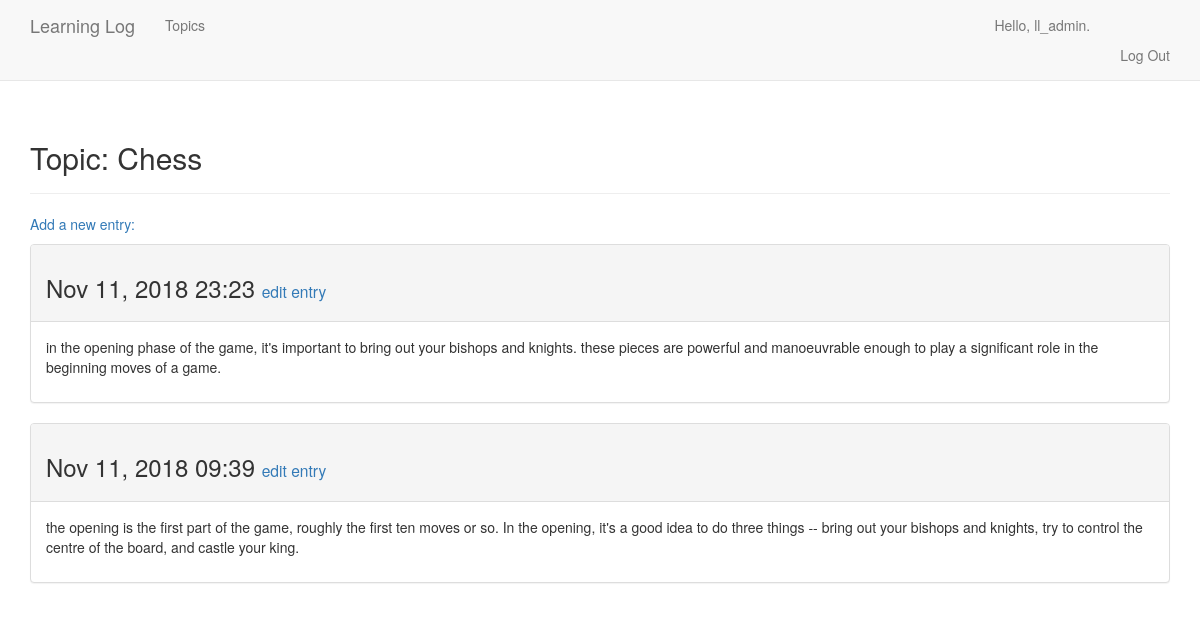
The page /topics/1/ (signed in) on the database its author committed.
### learning_logs/models.py (models this page shows, shortened)
class Topic(models.Model):
    text = models.CharField(max_length=200)
    date_added = models.DateTimeField(auto_now_add=True)
    owner = models.ForeignKey(User, on_delete=models.DO_NOTHING)
    def __str__(self):
        return self.text

class Entry(models.Model):
    topic = models.ForeignKey(Topic, on_delete = models.DO_NOTHING)
    text = models.TextField()
    date_added = models.DateTimeField(auto_now_add=True)
    class Meta:
        verbose_name_plural = 'entries'

### learning_logs/views.py (the view)
# urls.py: re_path(r'^topics/(?P<topic_id>\d+)/$', views.topic, name ='topic'),
@login_required
def topic(request, topic_id):
    topic = Topic.objects.get(id=topic_id)
    if topic.owner != request.user:
        raise Http404
    entries = topic.entry_set.order_by('-date_added')
    context = {'topic': topic, 'entries': entries}
    return render(request, 'learning_logs/topic.html', context)

### learning_logs/templates/learning_logs/topic.html (shortened to what this page needs)
{% extends "learning_logs/base.html" %}
  {% block header %}
  <h2>Topic: {{topic}}</h2> {% endblock header %} {% block content %}
  <p>
    <a href="{% url 'learning_logs:new_entry' topic.id %}"> Add a new entry: </a>
  </p>
  {% for entry in entries %}
  <div class="panel panel-default">
    <div class="panel-heading">
      <h3>
          {{entry.date_added|date:'M d, Y H:i'}}
          <small>
            <a href="{% url 'learning_logs:edit_entry' entry.id %}">edit entry</a>
          </small>
        </h3>
    </div>
    <div class="panel-body">
      {{entry.text|linebreaks}}
    </div>
  </div>
  {%empty%} There are no entries for this topic yet. {% endfor %} {% endblock content %}

### learning_logs/templates/learning_logs/base.html (shortened to what this page needs)
{% load bootstrap3 %}
<!DOCTYPE html>
<html lang="en" dir="ltr">
<head>
  {% bootstrap_css %} {% bootstrap_javascript %}
</head>
<body>
  <nav class="navbar navbar-default navbar-static-top navbar-light bg-light">
    <div class="container">
      <div class="navbar-header">
        <a class="navbar-brand" href="{% url 'learning_logs:index' %}">Learning Log</a>
      </div>
      <div id="navbar" class="collapse navbar-collapse">
        <ul class="nav navbar-nav">
          <li><a href="{% url 'learning_logs:topics' %}">Topics</a></li>
        </ul>
        <ul class="nav navbar-nav navbar-right">
          {% if user.is_authenticated %}
          <li><a>Hello, {{ user.username }}.<a></li>
          <li><a href="{% url 'users:logout' %}">Log Out</a></li>
          {% else %}
          <li><a href="{% url 'users:register' %}">Register</a></li>
          <li><a href="{% url 'users:login' %}">Log In</a></li>
          {% endif %}
        </ul>
      </div>
    </div>
  </nav>
  <div class="container">
    <div class="page-header">
      {% block header %}{% endblock header %}
    </div>
    <div>
      {% block content %}{% endblock content %}
    </div>
  </div>
</body>
</html>

### rows shown on the page
Topic: text "Chess"
Entry: date_added "Nov 11, 2018 23:23", text "in the opening phase of the game, it's important to bring out your bishops and knights. these pieces are powerful and manoeuvrable enough to play a significant role in the beginning moves of a game."
Entry: date_added "Nov 11, 2018 09:39", text "the opening is the first part of the game, roughly the first ten moves or so. In the opening, it's a good idea to do three things -- bring out your bishops and knights, try to control the centre of the board, and castle your king."

### other values the page prints
{{ user.username }} "ll_admin"
